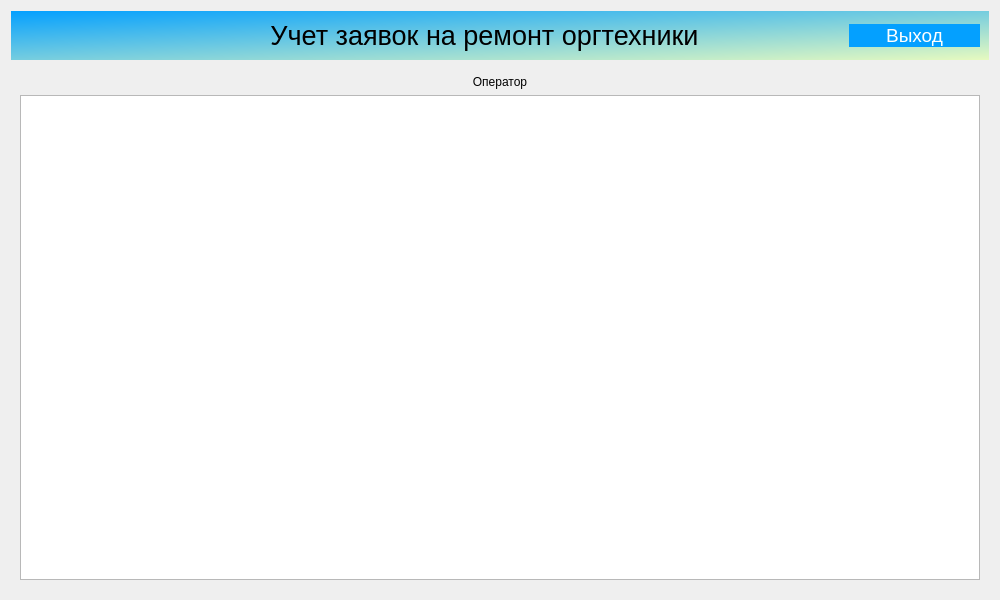
<?xml version="1.0" encoding="UTF-8"?>
<ui version="4.0">
 <class>Dialog</class>
 <widget class="QDialog" name="Dialog">
  <property name="geometry">
   <rect>
    <x>0</x>
    <y>0</y>
    <width>1000</width>
    <height>600</height>
   </rect>
  </property>
  <property name="minimumSize">
   <size>
    <width>1000</width>
    <height>600</height>
   </size>
  </property>
  <property name="windowTitle">
   <string>Учет заявок на ремонт оргтехники</string>
  </property>
  <property name="windowIcon">
   <iconset theme="accessories-dictionary">
    <selectedon>../../../../../logo.png</selectedon>
   </iconset>
  </property>
  <property name="toolTipDuration">
   <number>0</number>
  </property>
  <property name="styleSheet">
   <string notr="true">QPushButton {
background-color: rgb(4, 160, 255);
color: rgb(255, 255, 255);
border: 0px;
font: 14pt
}
QWidget
{font:  &quot;Comic Sans MS&quot;;
}
</string>
  </property>
  <property name="sizeGripEnabled">
   <bool>false</bool>
  </property>
  <layout class="QGridLayout" name="gridLayout">
   <item row="1" column="0">
    <widget class="QStackedWidget" name="stackedWidget">
     <property name="layoutDirection">
      <enum>Qt::LeftToRight</enum>
     </property>
     <property name="autoFillBackground">
      <bool>false</bool>
     </property>
     <property name="styleSheet">
      <string notr="true"/>
     </property>
     <property name="currentIndex">
      <number>3</number>
     </property>
     <widget class="QWidget" name="Avtorisation">
      <property name="layoutDirection">
       <enum>Qt::LeftToRight</enum>
      </property>
      <layout class="QGridLayout" name="gridLayout_2">
       <property name="leftMargin">
        <number>200</number>
       </property>
       <property name="topMargin">
        <number>50</number>
       </property>
       <property name="rightMargin">
        <number>200</number>
       </property>
       <property name="bottomMargin">
        <number>50</number>
       </property>
       <item row="0" column="0">
        <layout class="QVBoxLayout" name="verticalLayout">
         <property name="spacing">
          <number>12</number>
         </property>
         <item>
          <widget class="QLabel" name="label_3">
           <property name="font">
            <font>
             <pointsize>24</pointsize>
             <italic>false</italic>
             <bold>false</bold>
            </font>
           </property>
           <property name="text">
            <string>АВТОРИЗАЦИЯ</string>
           </property>
           <property name="scaledContents">
            <bool>false</bool>
           </property>
           <property name="alignment">
            <set>Qt::AlignCenter</set>
           </property>
          </widget>
         </item>
         <item>
          <widget class="QLabel" name="label_4">
           <property name="font">
            <font>
             <pointsize>14</pointsize>
             <italic>false</italic>
             <bold>false</bold>
            </font>
           </property>
           <property name="layoutDirection">
            <enum>Qt::LeftToRight</enum>
           </property>
           <property name="autoFillBackground">
            <bool>false</bool>
           </property>
           <property name="text">
            <string>Логин</string>
           </property>
           <property name="alignment">
            <set>Qt::AlignLeading|Qt::AlignLeft|Qt::AlignVCenter</set>
           </property>
          </widget>
         </item>
         <item>
          <widget class="QLineEdit" name="LoginField"/>
         </item>
         <item>
          <widget class="QLabel" name="label_5">
           <property name="font">
            <font>
             <pointsize>14</pointsize>
             <italic>false</italic>
             <bold>false</bold>
            </font>
           </property>
           <property name="text">
            <string>Пароль</string>
           </property>
           <property name="alignment">
            <set>Qt::AlignLeading|Qt::AlignLeft|Qt::AlignVCenter</set>
           </property>
          </widget>
         </item>
         <item>
          <widget class="QLineEdit" name="PasswordField"/>
         </item>
         <item>
          <widget class="QPushButton" name="SignInButton">
           <property name="font">
            <font>
             <pointsize>14</pointsize>
             <italic>false</italic>
             <bold>false</bold>
            </font>
           </property>
           <property name="styleSheet">
            <string notr="true"/>
           </property>
           <property name="text">
            <string>Войти</string>
           </property>
          </widget>
         </item>
         <item>
          <widget class="QLabel" name="ErrorField">
           <property name="font">
            <font>
             <pointsize>14</pointsize>
             <italic>false</italic>
             <bold>false</bold>
            </font>
           </property>
           <property name="styleSheet">
            <string notr="true">color: rgb(255, 0, 0);</string>
           </property>
           <property name="text">
            <string/>
           </property>
           <property name="alignment">
            <set>Qt::AlignCenter</set>
           </property>
          </widget>
         </item>
        </layout>
       </item>
      </layout>
     </widget>
     <widget class="QWidget" name="Zakazchik">
      <widget class="QLabel" name="label_6">
       <property name="geometry">
        <rect>
         <x>440</x>
         <y>220</y>
         <width>66</width>
         <height>18</height>
        </rect>
       </property>
       <property name="text">
        <string>Заказчик</string>
       </property>
      </widget>
     </widget>
     <widget class="QWidget" name="Master">
      <layout class="QGridLayout" name="gridLayout_5">
       <item row="0" column="0">
        <widget class="QLabel" name="label_7">
         <property name="text">
          <string>Мастер</string>
         </property>
         <property name="alignment">
          <set>Qt::AlignCenter</set>
         </property>
        </widget>
       </item>
      </layout>
     </widget>
     <widget class="QWidget" name="Operator">
      <layout class="QGridLayout" name="gridLayout_3">
       <item row="0" column="0">
        <widget class="QLabel" name="label_9">
         <property name="text">
          <string>Оператор</string>
         </property>
         <property name="alignment">
          <set>Qt::AlignCenter</set>
         </property>
        </widget>
       </item>
       <item row="1" column="0">
        <widget class="QTableWidget" name="tableVseZayavki"/>
       </item>
      </layout>
     </widget>
     <widget class="QWidget" name="Manager">
      <layout class="QGridLayout" name="gridLayout_4">
       <item row="0" column="0">
        <widget class="QLabel" name="label_8">
         <property name="text">
          <string>Менеджер</string>
         </property>
         <property name="alignment">
          <set>Qt::AlignCenter</set>
         </property>
        </widget>
       </item>
      </layout>
     </widget>
    </widget>
   </item>
   <item row="0" column="0">
    <widget class="QWidget" name="widget" native="true">
     <property name="styleSheet">
      <string notr="true">QWidget#widget{
background-color: qlineargradient(spread:pad, x1:0, y1:0, x2:1, y2:1, stop:0 rgba(4, 160, 255, 255), stop:1 rgba(231, 250, 191, 255));}

</string>
     </property>
     <layout class="QHBoxLayout" name="horizontalLayout">
      <property name="spacing">
       <number>150</number>
      </property>
      <item>
       <widget class="QLabel" name="label">
        <property name="maximumSize">
         <size>
          <width>100</width>
          <height>100</height>
         </size>
        </property>
        <property name="text">
         <string/>
        </property>
        <property name="textFormat">
         <enum>Qt::AutoText</enum>
        </property>
        <property name="pixmap">
         <pixmap>../media/logo.png</pixmap>
        </property>
        <property name="scaledContents">
         <bool>true</bool>
        </property>
       </widget>
      </item>
      <item>
       <widget class="QLabel" name="label_2">
        <property name="font">
         <font>
          <pointsize>20</pointsize>
          <italic>false</italic>
          <bold>false</bold>
         </font>
        </property>
        <property name="text">
         <string>Учет заявок на ремонт оргтехники</string>
        </property>
        <property name="alignment">
         <set>Qt::AlignCenter</set>
        </property>
       </widget>
      </item>
      <item>
       <widget class="QPushButton" name="AvtorButton">
        <property name="font">
         <font>
          <pointsize>14</pointsize>
          <italic>false</italic>
          <bold>false</bold>
         </font>
        </property>
        <property name="text">
         <string>Выход</string>
        </property>
       </widget>
      </item>
     </layout>
    </widget>
   </item>
  </layout>
 </widget>
 <resources/>
 <connections/>
</ui>
